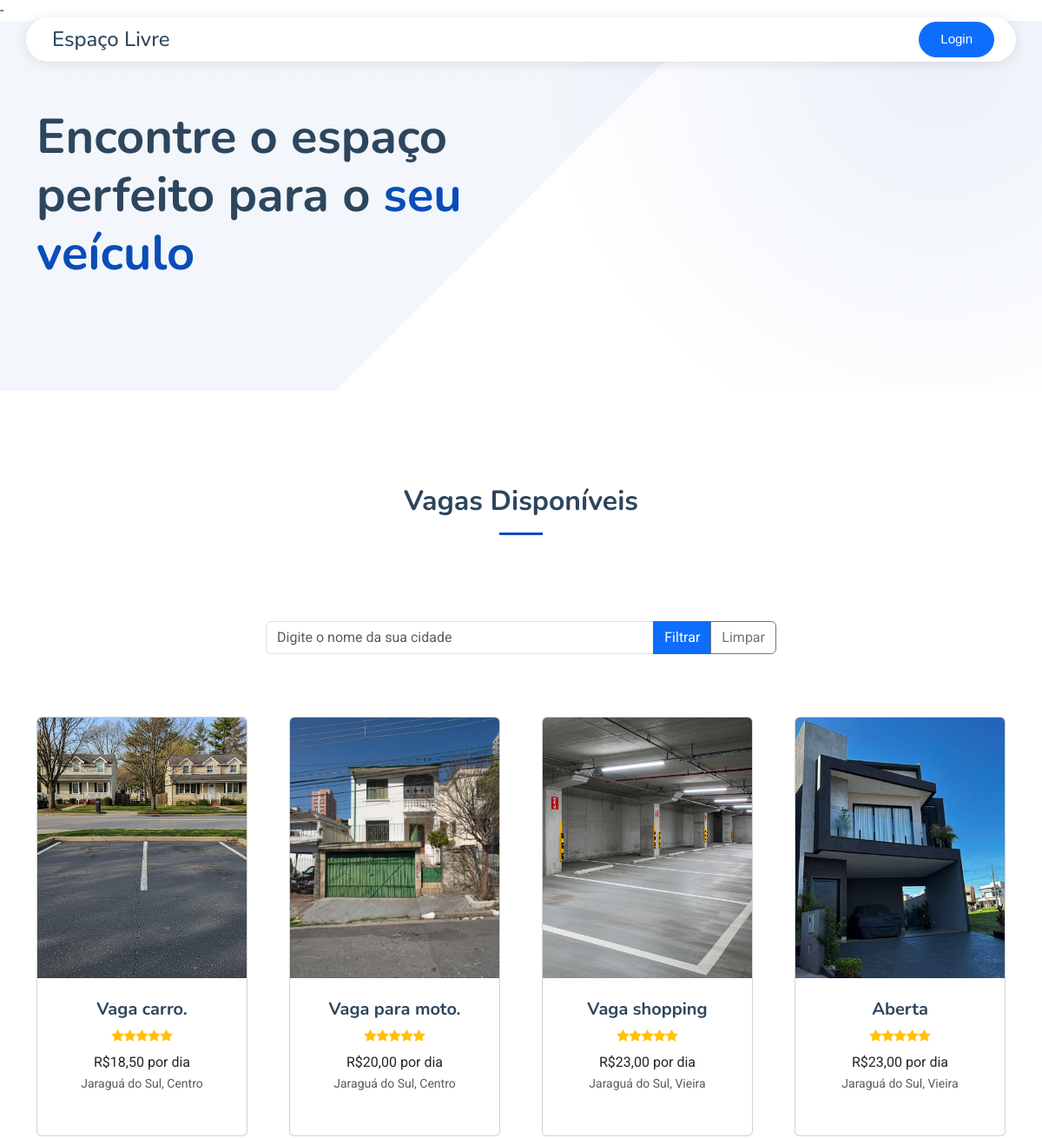
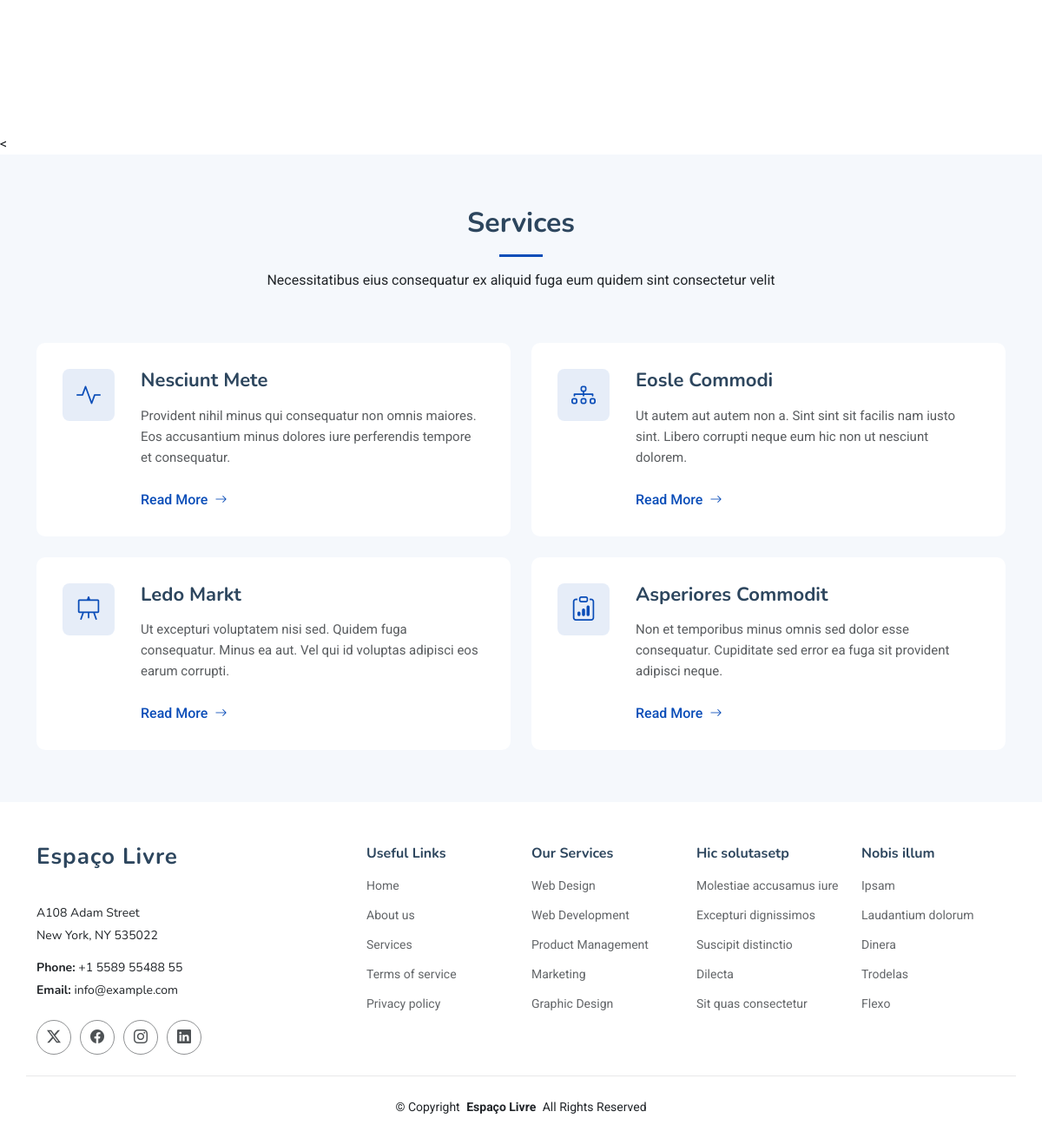
The page / on the database its author committed (2 pictures, top to bottom).
### tables this page shows
CREATE TABLE `vagas` (
  `id` int(20) NOT NULL,
  `descricao` text NOT NULL,
  `id_uf` int(20) NOT NULL,
  `cidade` varchar(255) NOT NULL,
  `bairro` varchar(255) NOT NULL,
  `endereco` varchar(255) NOT NULL,
  `numero` varchar(20) DEFAULT NULL,
  `complemento` varchar(255) DEFAULT NULL,
  `foto_vaga` varchar(255) NOT NULL,
  `preco` decimal(10,2) NOT NULL,
  `id_usuario` int(20) NOT NULL,
  `dataCadastro` date DEFAULT curdate()
);

### index.php (the view, shortened to what this page needs)
<?php
include_once 'conexao.php';
$filtros       = filter_input_array(INPUT_GET, FILTER_UNSAFE_RAW);
$filtro_cidade = $filtros['filter']['cidade'] ?? '';
$condicoes = [];
$where = $condicoes ? 'WHERE ' . implode(' AND ', $condicoes) : '';
?>
<!DOCTYPE html>
<html lang="pt-br">
<?php
require_once 'components/head.php';
?>
<body class="index-page">
  <?php require_once 'components/header.php'; ?>
  <main class="main">
    <section id="hero" class="hero section">
      <div class="container" data-aos="fade-up" data-aos-delay="100">
        <div class="row align-items-center">
          <div class="col-lg-6">
            <div class="hero-content" data-aos="fade-up" data-aos-delay="200">
              <h1 class="mb-4">
                Encontre o espaço perfeito para o
                <span class="accent-text">seu veículo</span>
              </h1>
            </div>
          </div>
        </div>
      </div>
    </section>
    <section id="features" class="features section">
    <br><br>
      <div class="container section-title" data-aos="fade-up">
        <h2>Vagas Disponíveis</h2><br>
      </div>
      <div class="row justify-content-center">
        <div class="col-lg-6">
          <form method="GET" class="mb-3" action="">
            <div class="input-group">
              <input type="text"
                class="form-control mb-2"
                placeholder="Digite o nome da sua cidade"
                id="cidade"
                name="filter[cidade]"
                autocomplete="off"
                value="<?= htmlspecialchars($filtro_cidade) ?>">
              <button class="btn btn-primary mb-2" type="submit">Filtrar</button>
              <a href="index.php" class="btn btn-outline-secondary mb-2">Limpar</a>
            </div>
          </form>
        </div>
      </div>
      <div class="container py-5">
        <div class="row gx-4 gx-lg-5 row-cols-1 row-cols-md-2 row-cols-lg-3 row-cols-xl-4 justify-content-center">
          <?php
          $sql_pesquisa = "SELECT * FROM `vagas` " . $where;
          $result = mysqli_query($conexao, $sql_pesquisa);
          if (mysqli_num_rows($result) > 0) {
            while ($linha = mysqli_fetch_assoc($result)) {
          ?>
              <div class="col mb-5">
                <div class="card h-100">
                  <?php
                  $caminhoImagem = !empty($linha['foto_vaga']) ? $linha['foto_vaga'] : 'assets/img/sem-imagem.jpg';?>
                                <img class="card-img-top" src="<?= htmlspecialchars($caminhoImagem) ?>" alt="Imagem da vaga" style="height: 300px; object-fit: cover;" />
                  <div class="card-body p-4">
                    <div class="text-center">
                      <h5 class="fw-bolder"><?= $linha['descricao'] ?></h5>
                      <div class="d-flex justify-content-center small text-warning mb-2">
                        <?php for ($i = 0; $i < 5; $i++) echo '<div class="bi-star-fill"></div>'; ?>
                      </div>
                      <span>R$<?= number_format($linha['preco'], 2, ',', '.') ?> por dia</span><br>
                      <small class="text-muted"><?= $linha['cidade'] ?>, <?= $linha['bairro'] ?></small>
                    </div>
                  </div>
                  <div class="card-footer p-4 pt-0 border-top-0 bg-transparent">
                  </div>
                </div>
              </div>
          <?php
            }
          } else {
            echo '<div class="col-12 text-center mt-4"><p class="lead">Nenhuma vaga disponível no momento.</p></div>';
          }
          ?>
        </div>
      </div>
    </section>
    <
    <section id="services" class="services section light-background">
      <div class="container section-title" data-aos="fade-up">
        <h2>Services</h2>
        <p>Necessitatibus eius consequatur ex aliquid fuga eum quidem sint consectetur velit</p>
      </div>
      <div class="container" data-aos="fade-up" data-aos-delay="100">
        <div class="row g-4">
          <div class="col-lg-6" data-aos="fade-up" data-aos-delay="100">
            <div class="service-card d-flex">
              <div class="icon flex-shrink-0">
                <i class="bi bi-activity"></i>
              </div>
              <div>
                <h3>Nesciunt Mete</h3>
                <p>Provident nihil minus qui consequatur non omnis maiores. Eos accusantium minus dolores iure perferendis tempore et consequatur.</p>
                <a href="service-details.html" class="read-more">Read More <i class="bi bi-arrow-right"></i></a>
              </div>
            </div>
          </div>
          <div class="col-lg-6" data-aos="fade-up" data-aos-delay="200">
            <div class="service-card d-flex">
              <div class="icon flex-shrink-0">
                <i class="bi bi-diagram-3"></i>
              </div>
              <div>
                <h3>Eosle Commodi</h3>
                <p>Ut autem aut autem non a. Sint sint sit facilis nam iusto sint. Libero corrupti neque eum hic non ut nesciunt dolorem.</p>
                <a href="service-details.html" class="read-more">Read More <i class="bi bi-arrow-right"></i></a>
              </div>
            </div>
          </div>
          <div class="col-lg-6" data-aos="fade-up" data-aos-delay="300">
            <div class="service-card d-flex">
              <div class="icon flex-shrink-0">
                <i class="bi bi-easel"></i>
              </div>
              <div>
                <h3>Ledo Markt</h3>
                <p>Ut excepturi voluptatem nisi sed. Quidem fuga consequatur. Minus ea aut. Vel qui id voluptas adipisci eos earum corrupti.</p>
                <a href="service-details.html" class="read-more">Read More <i class="bi bi-arrow-right"></i></a>
              </div>
            </div>
          </div>
          <div class="col-lg-6" data-aos="fade-up" data-aos-delay="400">
            <div class="service-card d-flex">
              <div class="icon flex-shrink-0">
                <i class="bi bi-clipboard-data"></i>
              </div>
              <div>
                <h3>Asperiores Commodit</h3>
                <p>Non et temporibus minus omnis sed dolor esse consequatur. Cupiditate sed error ea fuga sit provident adipisci neque.</p>
                <a href="service-details.html" class="read-more">Read More <i class="bi bi-arrow-right"></i></a>
              </div>
            </div>
          </div>
        </div>
      </div>
    </section>
  </main>
  <?php require_once 'components/footer.php'; ?>
</body>
</html>

### assets/css/main.css (style rules this page uses)
:root { --default-font: "Roboto", system-ui, -apple-system, "Segoe UI", Roboto, "Helvetica Neue", Arial, "Noto Sans", "Liberation Sans", sans-serif, "Apple Color Emoji", "Segoe UI Emoji", "Segoe UI Symbol", "Noto Color Emoji"; --heading-font: "Nunito", sans-serif; --nav-font: "Inter", sans-serif; }
:root { --background-color: #ffffff; --default-color: #212529; --heading-color: #2d465e; --accent-color: #0d83fd; --surface-color: #ffffff; --contrast-color: #ffffff; }
:root { --nav-color: #212529; --nav-hover-color: #0d83fd; --nav-mobile-background-color: #ffffff; --nav-dropdown-background-color: #ffffff; --nav-dropdown-color: #212529; --nav-dropdown-hover-color: #0d83fd; }
.light-background { --background-color: #f3f9ff; --surface-color: #ffffff; }
:root { scroll-behavior: smooth; }
body { color: var(--default-color); background-color: var(--background-color); font-family: var(--default-font); }
a { color: var(--accent-color); text-decoration: none; transition: 0.3s; }
h1, h2, h3, h4, h5, h6 { color: var(--heading-color); font-family: var(--heading-font); }
section, .section { color: var(--default-color); background-color: var(--background-color); padding: 60px 0; scroll-margin-top: 90px; overflow: clip; }
.section-title { text-align: center; padding-bottom: 60px; position: relative; }
.section-title h2 { font-size: 32px; font-weight: 700; margin-bottom: 20px; padding-bottom: 20px; position: relative; }
.section-title h2:after { content: ""; position: absolute; display: block; width: 50px; height: 3px; background: var(--accent-color); left: 0; right: 0; bottom: 0; margin: auto; }
.section-title p { margin-bottom: 0; }
.hero { position: relative; padding-top: 160px; background: linear-gradient(135deg, color-mix(in srgb, var(--accent-color), transparent 95%) 50%, color-mix(in srgb, var(--accent-color), transparent 98%) 25%, transparent 50%); }
.hero::before { content: ""; position: absolute; top: 0; left: 0; width: 100%; height: 100%; background: radial-gradient(circle at 90% 10%, color-mix(in srgb, var(--accent-color), transparent 92%), transparent 40%); pointer-events: none; }
.hero .hero-content { position: relative; z-index: 1; }
.hero .hero-content h1 { font-size: 3.5rem; font-weight: 700; line-height: 1.2; margin-bottom: 1.5rem; }
.hero .hero-content h1 .accent-text { color: var(--accent-color); }
.services .service-card { height: 100%; padding: 30px; background: var(--surface-color); border-radius: 10px; transition: all 0.3s ease; }
.services .service-card .icon { width: 60px; height: 60px; margin-right: 30px; background: color-mix(in srgb, var(--accent-color), transparent 90%); display: flex; align-items: center; justify-content: center; border-radius: 8px; color: var(--accent-color); font-size: 28px; transition: all 0.3s ease; line-height: 1; }
.services .service-card h3 { font-size: 22px; font-weight: 700; margin-bottom: 15px; }
.services .service-card p { margin-bottom: 25px; color: color-mix(in srgb, var(--default-color), transparent 25%); font-size: 15px; line-height: 1.6; }
.services .service-card .read-more { display: inline-flex; align-items: center; gap: 8px; color: var(--accent-color); font-weight: 500; transition: all 0.3s ease; }
.services .service-card .read-more i { font-size: 14px; transition: transform 0.3s ease; }

### rows shown on the page
vagas: foto_vaga (picture), descricao "Vaga carro.", preco "18,50", cidade "Jaraguá do Sul", bairro "Centro"
vagas: foto_vaga (picture), descricao "Vaga para moto.", preco "20,00", cidade "Jaraguá do Sul", bairro "Centro"
vagas: foto_vaga (picture), descricao "Vaga shopping", preco "23,00", cidade "Jaraguá do Sul", bairro "Vieira"
vagas: foto_vaga (picture), descricao "Aberta", preco "23,00", cidade "Jaraguá do Sul", bairro "Vieira"
